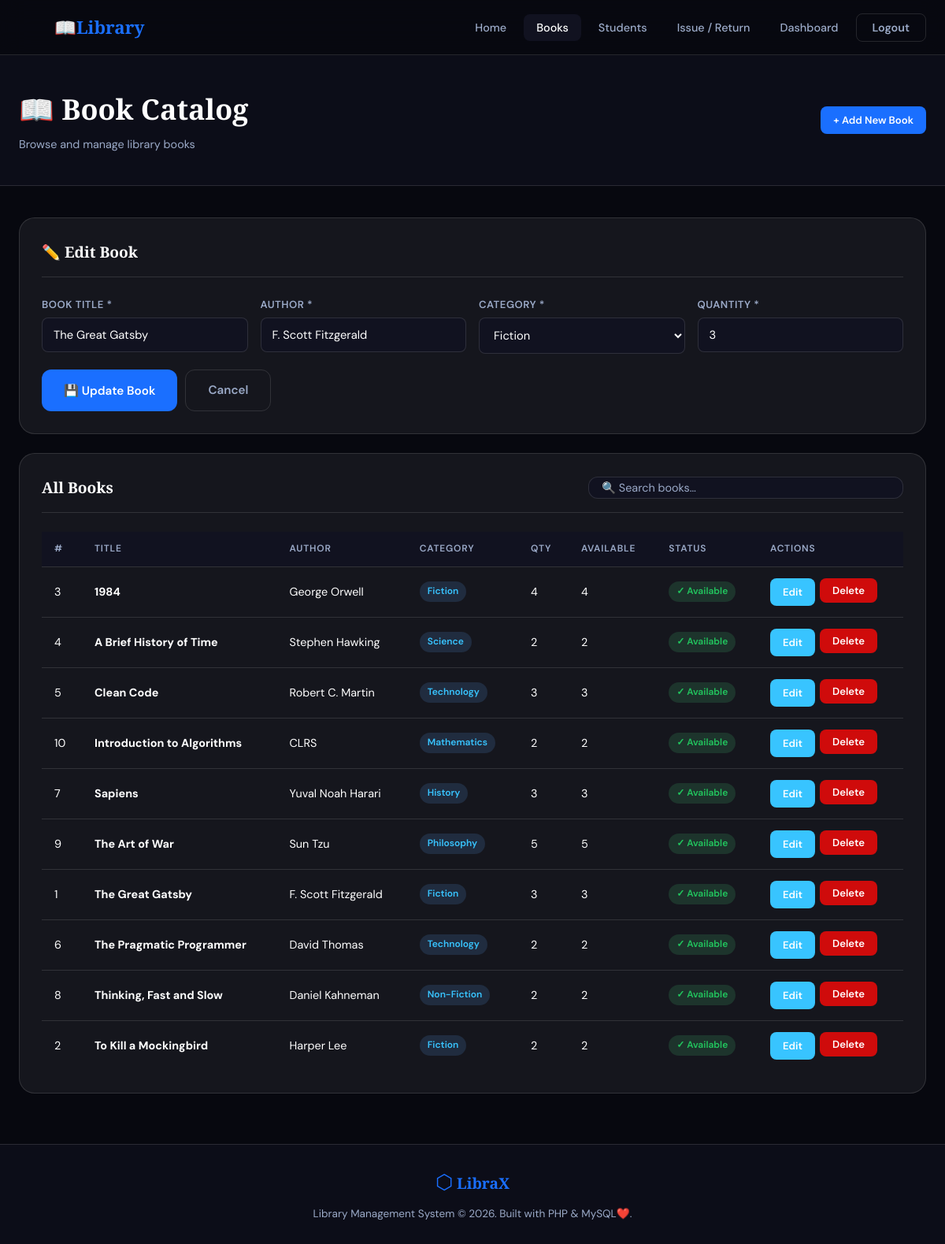
The app's page /books.php?edit=1 (signed in) with its own data.
### tables this page shows
CREATE TABLE IF NOT EXISTS `books` (
    `id`         INT AUTO_INCREMENT PRIMARY KEY,
    `title`      VARCHAR(200) NOT NULL,
    `author`     VARCHAR(150) NOT NULL,
    `category`   VARCHAR(80)  NOT NULL,
    `quantity`   INT NOT NULL DEFAULT 1 COMMENT 'Total copies owned',
    `available`  INT NOT NULL DEFAULT 1 COMMENT 'Copies currently available',
    `created_at` TIMESTAMP DEFAULT CURRENT_TIMESTAMP,
    `updated_at` TIMESTAMP DEFAULT CURRENT_TIMESTAMP ON UPDATE CURRENT_TIMESTAMP,
    CHECK (`available` >= 0),
    CHECK (`quantity` >= 0)
);

### books.php (the view, shortened to what this page needs)
<?php
require_once 'includes/db.php';
$edit_book = null;
if (isset($_GET['edit']) && isset($_SESSION['admin'])) {
    $id = (int)$_GET['edit'];
    $edit_book = $conn->query("SELECT * FROM books WHERE id = $id")->fetch_assoc();
}
$books = $conn->query("SELECT * FROM books ORDER BY title ASC");
require_once 'includes/header.php';
?>
<div class="page-header">
    <div class="page-header-inner">
        <div>
            <div class="page-title">📖 Book Catalog</div>
            <div class="page-subtitle">Browse and manage library books</div>
        </div>
        <?php if (isset($_SESSION['admin'])): ?>
        <a href="books.php" class="btn btn-primary btn-sm">+ Add New Book</a>
        <?php endif; ?>
    </div>
</div>
<div class="content-area">
    <?php if (isset($_SESSION['admin'])): ?>
    <div class="panel">
        <div class="panel-header">
            <div class="panel-title"><?= $edit_book ? '✏️ Edit Book' : '➕ Add New Book' ?></div>
        </div>
        <form method="POST" action="books.php" data-validate>
            <div class="form-grid">
                <div class="form-group">
                    <label>Book Title *</label>
                    <input type="text" name="title" class="form-control" required
                           placeholder="e.g. The Great Gatsby"
                           value="<?= htmlspecialchars($edit_book['title'] ?? '') ?>">
                </div>
                <div class="form-group">
                    <label>Author *</label>
                    <input type="text" name="author" class="form-control" required
                           placeholder="e.g. F. Scott Fitzgerald"
                           value="<?= htmlspecialchars($edit_book['author'] ?? '') ?>">
                </div>
                <div class="form-group">
                    <label>Category *</label>
                    <select name="category" class="form-control" required>
                        <?php
                        $cats = ['Fiction','Non-Fiction','Science','Technology','History','Biography','Arts','Philosophy','Mathematics','Other'];
                        foreach ($cats as $cat):
                            $sel = ($edit_book['category'] ?? '') === $cat ? 'selected' : '';
                        ?>
                        <option value="<?= $cat ?>" <?= $sel ?>><?= $cat ?></option>
                        <?php endforeach; ?>
                    </select>
                </div>
                <div class="form-group">
                    <label>Quantity *</label>
                    <input type="number" name="quantity" class="form-control" min="1" required
                           placeholder="e.g. 5"
                           value="<?= htmlspecialchars($edit_book['quantity'] ?? '') ?>">
                </div>
            </div>
            <div class="form-actions">
                <button type="submit" class="btn btn-primary">
                    <?= $edit_book ? '💾 Update Book' : '➕ Add Book' ?>
                </button>
                <?php if ($edit_book): ?>
                    <a href="books.php" class="btn btn-ghost">Cancel</a>
                <?php endif; ?>
            </div>
        </form>
    </div>
    <?php endif; ?>
    <div class="panel">
        <div class="panel-header">
            <div class="panel-title">All Books</div>
            <div class="search-bar">
                <input type="text" id="searchInput" placeholder="🔍 Search books…">
            </div>
        </div>
        <div class="table-wrap">
            <?php if ($books->num_rows > 0): ?>
            <table>
                <thead>
                    <tr>
                        <th>#</th>
                        <th>Title</th>
                        <th>Author</th>
                        <th>Category</th>
                        <th>Qty</th>
                        <th>Available</th>
                        <th>Status</th>
                        <?php if (isset($_SESSION['admin'])): ?><th>Actions</th><?php endif; ?>
                    </tr>
                </thead>
                <tbody>
                    <?php while ($book = $books->fetch_assoc()): ?>
                    <tr>
                        <td><?= $book['id'] ?></td>
                        <td><strong><?= htmlspecialchars($book['title']) ?></strong></td>
                        <td><?= htmlspecialchars($book['author']) ?></td>
                        <td><span class="badge badge-info"><?= htmlspecialchars($book['category']) ?></span></td>
                        <td><?= $book['quantity'] ?></td>
                        <td><?= $book['available'] ?></td>
                        <td>
                            <?php if ($book['available'] > 0): ?>
                                <span class="badge badge-success">✓ Available</span>
                            <?php else: ?>
                                <span class="badge badge-danger">✗ Out of Stock</span>
                            <?php endif; ?>
                        </td>
                        <?php if (isset($_SESSION['admin'])): ?>
                        <td>
                            <div class="td-actions">
                                <a href="books.php?edit=<?= $book['id'] ?>" class="btn btn-info btn-sm">Edit</a>
                                <form method="POST" style="display:inline;">
                                    <button type="submit" class="btn btn-danger btn-sm confirm-delete">Delete</button>
                                </form>
                            </div>
                        </td>
                        <?php endif; ?>
                    </tr>
                    <?php endwhile; ?>
                </tbody>
            </table>
            <?php endif; ?>
        </div>
    </div>
</div>
<?php require_once 'includes/footer.php'; ?>

### assets/css/style.css (style rules this page uses)
:root { --bg: #07080f; --bg2: #0c0d18; --bg3: #111220; --card: rgba(255,255,255,0.06); --border: rgba(255,255,255,0.12); --accent: #1a6fff; --accent2: #0047cc; --text: #ffffff; --text-muted: #9baac8; --success: #22c55e; --danger: #cf0b0b; --info: #38c4ff; --warning: #fc0000; --radius: 12px; --radius-lg: 20px; --shadow: 0 4px 24px rgba(0,0,0,0.6); --shadow-lg: 0 12px 48px rgba(0,0,0,0.8); --font-display: 'Playfair Display', serif; --font-body: 'DM Sans', sans-serif; --nav-h: 70px; }
*, *::before, *::after { box-sizing: border-box; margin: 0; padding: 0; }
html { scroll-behavior: smooth; }
body { font-family: var(--font-body); background: var(--bg); color: var(--text); line-height: 1.6; min-height: 100vh; }
a { color: inherit; text-decoration: none; }
.btn { display: inline-flex; align-items: center; padding: 13px 28px; border-radius: var(--radius); font-family: var(--font-body); font-size: 0.95rem; font-weight: 600; cursor: pointer; border: none; transition: all 0.2s; text-decoration: none; }
.btn-primary { background: var(--accent); color: #ffffff; }
.btn-ghost { background: transparent; color: var(--text-muted); border: 1px solid var(--border); }
.btn-danger { background: var(--danger); color: white; }
.btn-info { background: var(--info); color: #ffffff; }
.btn-sm { padding: 7px 16px; font-size: 0.82rem; border-radius: 8px; }
.page-header { padding: calc(var(--nav-h) + 40px) 24px 40px; background: var(--bg2); border-bottom: 1px solid var(--border); }
.page-header-inner { max-width: 1200px; margin: 0 auto; display: flex; align-items: center; justify-content: space-between; gap: 20px; flex-wrap: wrap; }
.page-title { font-family: var(--font-display); font-size: clamp(1.6rem, 3vw, 2.4rem); font-weight: 700; }
.page-subtitle { color: var(--text-muted); font-size: 0.9rem; margin-top: 4px; }
.content-area { max-width: 1200px; margin: 0 auto; padding: 40px 24px; }
.panel { background: var(--card); border: 1px solid var(--border); border-radius: var(--radius-lg); padding: 28px; margin-bottom: 24px; }
.panel-header { display: flex; align-items: center; justify-content: space-between; margin-bottom: 24px; padding-bottom: 16px; border-bottom: 1px solid var(--border); }
.panel-title { font-family: var(--font-display); font-size: 1.2rem; font-weight: 700; }
.form-grid { display: grid; grid-template-columns: repeat(auto-fit, minmax(220px, 1fr)); gap: 16px; }
.form-group { display: flex; flex-direction: column; gap: 6px; }
.form-group label { font-size: 0.82rem; font-weight: 600; color: var(--text-muted); letter-spacing: 0.5px; text-transform: uppercase; }
.form-control { background: var(--bg3); border: 1px solid var(--border); border-radius: 8px; padding: 11px 14px; color: var(--text); font-family: var(--font-body); font-size: 0.92rem; transition: border-color 0.2s, box-shadow 0.2s; outline: none; width: 100%; }
.form-control::placeholder { color: var(--text-muted); opacity: 0.6; }
select.form-control { cursor: pointer; }
.form-actions { display: flex; gap: 10px; flex-wrap: wrap; margin-top: 20px; }
.table-wrap { overflow-x: auto; }
table { width: 100%; border-collapse: collapse; font-size: 0.9rem; }
thead th { background: var(--bg3); padding: 12px 16px; text-align: left; font-size: 0.75rem; font-weight: 600; text-transform: uppercase; letter-spacing: 0.8px; color: var(--text-muted); border-bottom: 1px solid var(--border); }
tbody td { padding: 14px 16px; border-bottom: 1px solid var(--border); vertical-align: middle; }
tbody tr:last-child td { border-bottom: none; }
.td-actions { display: flex; gap: 6px; flex-wrap: wrap; }
.badge { display: inline-flex; align-items: center; gap: 4px; padding: 3px 10px; border-radius: 50px; font-size: 0.75rem; font-weight: 600; }
.badge-success { background: rgba(74,222,128,0.15); color: var(--success); }
.badge-info { background: rgba(96,165,250,0.15); color: var(--info); }
.search-bar { display: flex; gap: 10px; align-items: center; background: var(--bg3); border: 1px solid var(--border); border-radius: var(--radius); padding: 4px 4px 4px 16px; flex: 1; max-width: 400px; }
.search-bar input { flex: 1; background: none; border: none; outline: none; color: var(--text); font-family: var(--font-body); font-size: 0.9rem; }
.search-bar input::placeholder { color: var(--text-muted); }

### records on screen
books: title "The Great Gatsby", author "F. Scott Fitzgerald", quantity "3", id "1", category "Fiction", available "3", shows "✓ Available"
books: id "3", title "1984", author "George Orwell", category "Fiction", quantity "4", available "4", shows "✓ Available"
books: id "4", title "A Brief History of Time", author "Stephen Hawking", category "Science", quantity "2", available "2", shows "✓ Available"
books: id "5", title "Clean Code", author "Robert C. Martin", category "Technology", quantity "3", available "3", shows "✓ Available"
books: id "10", title "Introduction to Algorithms", author "CLRS", category "Mathematics", quantity "2", available "2", shows "✓ Available"
books: id "7", title "Sapiens", author "Yuval Noah Harari", category "History", quantity "3", available "3", shows "✓ Available"
books: id "9", title "The Art of War", author "Sun Tzu", category "Philosophy", quantity "5", available "5", shows "✓ Available"
books: id "6", title "The Pragmatic Programmer", author "David Thomas", category "Technology", quantity "2", available "2", shows "✓ Available"
books: id "8", title "Thinking, Fast and Slow", author "Daniel Kahneman", category "Non-Fiction", quantity "2", available "2", shows "✓ Available"
books: id "2", title "To Kill a Mockingbird", author "Harper Lee", category "Fiction", quantity "2", available "2", shows "✓ Available"

### other values on screen
form field category "Fiction"
